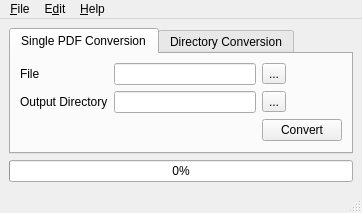
<?xml version="1.0" encoding="UTF-8"?>
<ui version="4.0">
 <class>MainWindow</class>
 <widget class="QMainWindow" name="MainWindow">
  <property name="geometry">
   <rect>
    <x>0</x>
    <y>0</y>
    <width>362</width>
    <height>206</height>
   </rect>
  </property>
  <property name="windowTitle">
   <string>Rubidium</string>
  </property>
  <property name="windowIcon">
   <iconset>
    <normaloff>../../ico.png</normaloff>../../ico.png</iconset>
  </property>
  <widget class="QWidget" name="centralwidget">
   <layout class="QGridLayout" name="gridLayout">
    <item row="0" column="0">
     <widget class="QTabWidget" name="tabWidget">
      <property name="currentIndex">
       <number>0</number>
      </property>
      <widget class="QWidget" name="tab">
       <attribute name="title">
        <string>Single PDF Conversion</string>
       </attribute>
       <layout class="QGridLayout" name="gridLayout_4">
        <item row="0" column="0">
         <widget class="QLabel" name="label_5">
          <property name="text">
           <string>File</string>
          </property>
          <property name="buddy">
           <cstring>lineEdit</cstring>
          </property>
         </widget>
        </item>
        <item row="0" column="1">
         <widget class="QLineEdit" name="single_line_in"/>
        </item>
        <item row="0" column="2">
         <widget class="QToolButton" name="btn_single_file">
          <property name="text">
           <string>...</string>
          </property>
         </widget>
        </item>
        <item row="1" column="0">
         <widget class="QLabel" name="label_3">
          <property name="text">
           <string>Output Directory</string>
          </property>
         </widget>
        </item>
        <item row="1" column="1">
         <widget class="QLineEdit" name="single_line_out"/>
        </item>
        <item row="1" column="2">
         <widget class="QToolButton" name="bt_output_single">
          <property name="text">
           <string>...</string>
          </property>
         </widget>
        </item>
        <item row="2" column="2">
         <widget class="QPushButton" name="btn_single_convert">
          <property name="text">
           <string>Convert</string>
          </property>
         </widget>
        </item>
       </layout>
      </widget>
      <widget class="QWidget" name="tab_2">
       <attribute name="title">
        <string>Directory Conversion</string>
       </attribute>
       <layout class="QGridLayout" name="gridLayout_2">
        <item row="0" column="0">
         <widget class="QLabel" name="label">
          <property name="text">
           <string>Directory</string>
          </property>
          <property name="buddy">
           <cstring>lineEdit</cstring>
          </property>
         </widget>
        </item>
        <item row="0" column="1">
         <widget class="QLineEdit" name="lineEdit"/>
        </item>
        <item row="0" column="3">
         <widget class="QToolButton" name="btn_dir_lookup">
          <property name="text">
           <string>...</string>
          </property>
         </widget>
        </item>
        <item row="1" column="0">
         <widget class="QLabel" name="label_2">
          <property name="text">
           <string>Output Directory</string>
          </property>
         </widget>
        </item>
        <item row="1" column="1">
         <widget class="QLineEdit" name="lineEdit_2"/>
        </item>
        <item row="1" column="3">
         <widget class="QToolButton" name="btn_output_dir">
          <property name="text">
           <string>...</string>
          </property>
         </widget>
        </item>
        <item row="2" column="3">
         <widget class="QPushButton" name="btn_dir_convert">
          <property name="text">
           <string>Convert</string>
          </property>
         </widget>
        </item>
       </layout>
      </widget>
     </widget>
    </item>
    <item row="1" column="0">
     <widget class="QProgressBar" name="progressBar">
      <property name="value">
       <number>0</number>
      </property>
     </widget>
    </item>
   </layout>
  </widget>
  <widget class="QMenuBar" name="menubar">
   <property name="geometry">
    <rect>
     <x>0</x>
     <y>0</y>
     <width>362</width>
     <height>21</height>
    </rect>
   </property>
   <widget class="QMenu" name="menuFile">
    <property name="title">
     <string>&amp;File</string>
    </property>
    <addaction name="actionQuit"/>
   </widget>
   <widget class="QMenu" name="menuEdit">
    <property name="title">
     <string>E&amp;dit</string>
    </property>
    <addaction name="actionOptions"/>
   </widget>
   <widget class="QMenu" name="menuHelp">
    <property name="title">
     <string>&amp;Help</string>
    </property>
    <addaction name="actionAbout"/>
   </widget>
   <addaction name="menuFile"/>
   <addaction name="menuEdit"/>
   <addaction name="menuHelp"/>
  </widget>
  <widget class="QStatusBar" name="statusbar"/>
  <action name="actionQuit">
   <property name="text">
    <string>Quit..</string>
   </property>
  </action>
  <action name="actionOptions">
   <property name="text">
    <string>Options..</string>
   </property>
  </action>
  <action name="actionAbout">
   <property name="text">
    <string>&amp;About...</string>
   </property>
  </action>
 </widget>
 <tabstops>
  <tabstop>tabWidget</tabstop>
  <tabstop>single_line_in</tabstop>
  <tabstop>btn_single_file</tabstop>
  <tabstop>single_line_out</tabstop>
  <tabstop>bt_output_single</tabstop>
  <tabstop>btn_single_convert</tabstop>
  <tabstop>lineEdit</tabstop>
  <tabstop>btn_dir_lookup</tabstop>
  <tabstop>lineEdit_2</tabstop>
  <tabstop>btn_output_dir</tabstop>
  <tabstop>btn_dir_convert</tabstop>
 </tabstops>
 <resources/>
 <connections>
  <connection>
   <sender>btn_single_file</sender>
   <signal>clicked()</signal>
   <receiver>MainWindow</receiver>
   <slot>single_locate_file()</slot>
   <hints>
    <hint type="sourcelabel">
     <x>289</x>
     <y>78</y>
    </hint>
    <hint type="destinationlabel">
     <x>361</x>
     <y>197</y>
    </hint>
   </hints>
  </connection>
  <connection>
   <sender>bt_output_single</sender>
   <signal>clicked()</signal>
   <receiver>MainWindow</receiver>
   <slot>single_output_file()</slot>
   <hints>
    <hint type="sourcelabel">
     <x>289</x>
     <y>104</y>
    </hint>
    <hint type="destinationlabel">
     <x>361</x>
     <y>197</y>
    </hint>
   </hints>
  </connection>
  <connection>
   <sender>btn_dir_lookup</sender>
   <signal>clicked()</signal>
   <receiver>MainWindow</receiver>
   <slot>dir_locate()</slot>
   <hints>
    <hint type="sourcelabel">
     <x>102</x>
     <y>60</y>
    </hint>
    <hint type="destinationlabel">
     <x>361</x>
     <y>197</y>
    </hint>
   </hints>
  </connection>
  <connection>
   <sender>btn_output_dir</sender>
   <signal>clicked()</signal>
   <receiver>MainWindow</receiver>
   <slot>dir_output()</slot>
   <hints>
    <hint type="sourcelabel">
     <x>102</x>
     <y>66</y>
    </hint>
    <hint type="destinationlabel">
     <x>361</x>
     <y>197</y>
    </hint>
   </hints>
  </connection>
  <connection>
   <sender>btn_single_convert</sender>
   <signal>clicked()</signal>
   <receiver>MainWindow</receiver>
   <slot>convert()</slot>
   <hints>
    <hint type="sourcelabel">
     <x>339</x>
     <y>134</y>
    </hint>
    <hint type="destinationlabel">
     <x>361</x>
     <y>202</y>
    </hint>
   </hints>
  </connection>
  <connection>
   <sender>btn_dir_convert</sender>
   <signal>clicked()</signal>
   <receiver>MainWindow</receiver>
   <slot>convert_dir()</slot>
   <hints>
    <hint type="sourcelabel">
     <x>102</x>
     <y>72</y>
    </hint>
    <hint type="destinationlabel">
     <x>824</x>
     <y>587</y>
    </hint>
   </hints>
  </connection>
  <connection>
   <sender>actionQuit</sender>
   <signal>triggered()</signal>
   <receiver>MainWindow</receiver>
   <slot>close()</slot>
   <hints>
    <hint type="sourcelabel">
     <x>-1</x>
     <y>-1</y>
    </hint>
    <hint type="destinationlabel">
     <x>180</x>
     <y>101</y>
    </hint>
   </hints>
  </connection>
  <connection>
   <sender>actionOptions</sender>
   <signal>triggered()</signal>
   <receiver>MainWindow</receiver>
   <slot>spawn_options()</slot>
   <hints>
    <hint type="sourcelabel">
     <x>-1</x>
     <y>-1</y>
    </hint>
    <hint type="destinationlabel">
     <x>180</x>
     <y>101</y>
    </hint>
   </hints>
  </connection>
  <connection>
   <sender>actionAbout</sender>
   <signal>triggered()</signal>
   <receiver>MainWindow</receiver>
   <slot>spawn_about()</slot>
   <hints>
    <hint type="sourcelabel">
     <x>-1</x>
     <y>-1</y>
    </hint>
    <hint type="destinationlabel">
     <x>180</x>
     <y>101</y>
    </hint>
   </hints>
  </connection>
 </connections>
 <slots>
  <slot>single_locate_file()</slot>
  <slot>single_output_file()</slot>
  <slot>dir_locate()</slot>
  <slot>dir_output()</slot>
  <slot>convert()</slot>
  <slot>convert_dir()</slot>
  <slot>spawn_options()</slot>
  <slot>spawn_about()</slot>
 </slots>
</ui>
